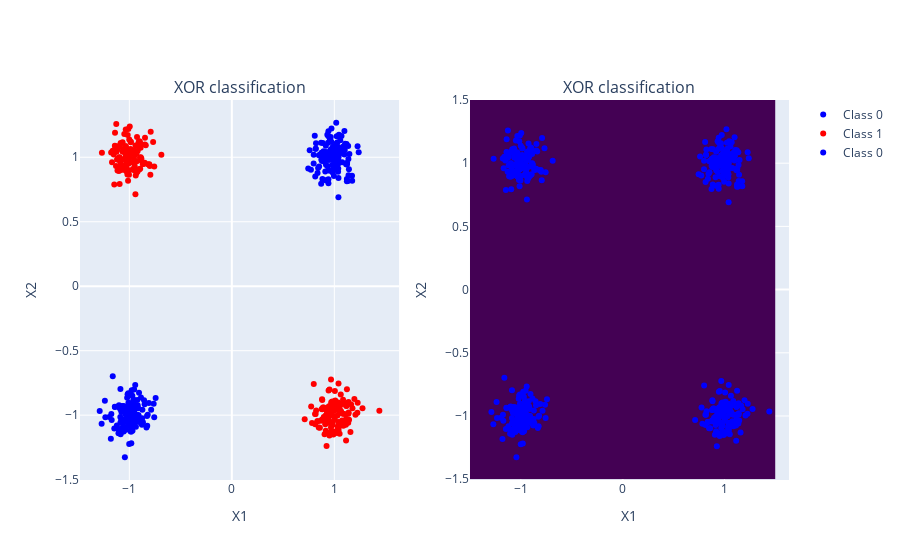

Notebook source saved alongside this figure:
### Markdown cell above
***

<div class="alert alert-success" markdown="1" style="color:white; background-color: #013220; border-color: #03C03C">

> ### Question 1.1 - Implement 2-layer XOR classification with NumPy

> 1. Update the forward propagation and error computation
> 2. Update the back-propagation part to learn the weights of both layers.
> 3. Run the learning and check your network results
  
*For optional questions, please look at the end of this exercise's code boxes for more information*

</div>

***

### Code cell
######################
# YOUR CODE GOES HERE
######################

from tqdm import tqdm
import numpy as np
weights1 = (np.random.randn(n_hidden, n_input))
weights2 = (np.random.randn(n_output, n_hidden))
bias1 = (np.random.randn(n_hidden, 1))
bias2 = (np.random.randn(n_output, 1))

# weights1 = (np.zeros((n_hidden, n_input)))
# weights2 = (np.zeros((n_output, n_hidden)))
# bias1 = (np.zeros((n_hidden, 1)))
# bias2 = (np.zeros((n_output, 1)))

n_epochs = 1000
p_bar = tqdm(range(n_epochs))
for i in p_bar:
    
    z1 = np.dot(weights1, x_inputs.T) + bias1
    a1 = 1 / (1 + np.exp(-z1))
    z2 = np.dot(weights2, a1) + bias2
    a2 = 1 / (1 + np.exp(-z2))

    # Error computation
    error = np.sum((a2 - y_classes) ** 2)
    if error < mse_limit:
        break

    # Backward pass
    delta2 = (a2 - y_classes) * a2 * (1 - a2)
    delta1 = np.dot(weights2.T, delta2) * a1 * (1 - a1)

    # Update weights
    weights2 = weights2 - eta * np.dot(delta2, a1.T)
    bias2 = bias2 - eta * np.sum(delta2, axis = 1, keepdims = True)
    weights1 = weights1 - eta * np.dot(delta1, x_inputs)
    bias1 = bias1 - eta * np.sum(delta1, axis = 1, keepdims = True)
    
    p_bar.set_description(f"Error: {error:.4f}")

y_pred = np.round(a2)[0]

from plotly.subplots import make_subplots
import plotly.graph_objects as go

# Create figure

fig = make_subplots(rows=1, cols=2, subplot_titles=("XOR classification", "XOR classification"))
# Plot the original XOR problem
fig.add_trace(go.Scatter(x=x_inputs[y_classes == 0, 0], y=x_inputs[y_classes == 0, 1], mode='markers', name='Class 0', marker=dict(color='blue')), row=1, col=1)
fig.add_trace(go.Scatter(x=x_inputs[y_classes == 1, 0], y=x_inputs[y_classes == 1, 1], mode='markers', name='Class 1', marker=dict(color='red')), row=1, col=1)
# Plot the XOR classification
fig.add_trace(go.Scatter(x=x_inputs[y_pred == 0, 0], y=x_inputs[y_pred == 0, 1], mode='markers', name='Class 0', marker=dict(color='blue')), row=1, col=2)
fig.add_trace(go.Scatter(x=x_inputs[y_pred == 1, 0], y=x_inputs[y_pred == 1, 1], mode='markers', name='Class 1', marker=dict(color='red')), row=1, col=2)

# Add the decision boundary
x1 = np.linspace(-1.5, 1.5, 100)
x2 = np.linspace(-1.5, 1.5, 100)
X1, X2 = np.meshgrid(x1, x2)
X = np.array([X1.flatten(), X2.flatten()]).T
Z1 = 1 / (1 + np.exp(-(np.dot(weights1, X.T) + bias1)))
Z2 = 1 / (1 + np.exp(-(np.dot(weights2, Z1) + bias2)))
Z = Z2.reshape(100, 100)

fig.add_trace(go.Contour(x=x1, y=x2, z=Z, colorscale='Viridis', showscale=False), row=1, col=2)

# Update xaxis properties
fig.update_xaxes(title_text="X1", row=1, col=1)
fig.update_xaxes(title_text="X1", row=1, col=2)
# Update yaxis properties
fig.update_yaxes(title_text="X2", row=1, col=1)
fig.update_yaxes(title_text="X2", row=1, col=2)
# Update title and size
fig.show()

### Figure 1 — Plotly figure (JSON) as saved in the notebook; plotly's stock layout.template omitted (floating-point values rounded to 4 significant figures; data arrays with more than 128 entries replaced by an {"elided": "..."} marker saying what was removed)
{"data": [{"marker": {"color": "blue"}, "mode": "markers", "name": "Class 0", "type": "scatter", "x": {"elided": "248 float values"}, "xaxis": "x", "y": {"elided": "248 float values"}, "yaxis": "y"}, {"marker": {"color": "red"}, "mode": "markers", "name": "Class 1", "type": "scatter", "x": {"elided": "248 float values"}, "xaxis": "x", "y": {"elided": "248 float values"}, "yaxis": "y"}, {"marker": {"color": "blue"}, "mode": "markers", "name": "Class 0", "type": "scatter", "x": {"elided": "496 float values"}, "xaxis": "x2", "y": {"elided": "496 float values"}, "yaxis": "y2"}, {"marker": {"color": "red"}, "mode": "markers", "name": "Class 1", "type": "scatter", "x": [], "xaxis": "x2", "y": [], "yaxis": "y2"}, {"colorscale": [[0, "#440154"], [0.1111, "#482878"], [0.2222, "#3e4989"], [0.3333, "#31688e"], [0.4444, "#26828e"], [0.5556, "#1f9e89"], [0.6667, "#35b779"], [0.7778, "#6ece58"], [0.8889, "#b5de2b"], [1, "#fde725"]], "showscale": false, "type": "contour", "x": [-1.5, -1.47, -1.439, -1.409, -1.379, -1.348, -1.318, -1.288, -1.258, -1.227, -1.197, -1.167, -1.136, -1.106, -1.076, -1.045, -1.015, -0.9848, -0.9545, -0.9242, -0.8939, -0.8636, -0.8333, -0.803, -0.7727, -0.7424, -0.7121, -0.6818, -0.6515, -0.6212, -0.5909, -0.5606, -0.5303, -0.5, -0.4697, -0.4394, -0.4091, -0.3788, -0.3485, -0.3182, -0.2879, -0.2576, -0.2273, -0.197, -0.1667, -0.1364, -0.1061, -0.07576, -0.04545, -0.01515, 0.01515, 0.04545, 0.07576, 0.1061, 0.1364, 0.1667, 0.197, 0.2273, 0.2576, 0.2879, 0.3182, 0.3485, 0.3788, 0.4091, 0.4394, 0.4697, 0.5, 0.5303, 0.5606, 0.5909, 0.6212, 0.6515, 0.6818, 0.7121, 0.7424, 0.7727, 0.803, 0.8333, 0.8636, 0.8939, 0.9242, 0.9545, 0.9848, 1.015, 1.045, 1.076, 1.106, 1.136, 1.167, 1.197, 1.227, 1.258, 1.288, 1.318, 1.348, 1.379, 1.409, 1.439, 1.47, 1.5], "xaxis": "x2", "y": [-1.5, -1.47, -1.439, -1.409, -1.379, -1.348, -1.318, -1.288, -1.258, -1.227, -1.197, -1.167, -1.136, -1.106, -1.076, -1.045, -1.015, -0.9848, -0.9545, -0.9242, -0.8939, -0.8636, -0.8333, -0.803, -0.7727, -0.7424, -0.7121, -0.6818, -0.6515, -0.6212, -0.5909, -0.5606, -0.5303, -0.5, -0.4697, -0.4394, -0.4091, -0.3788, -0.3485, -0.3182, -0.2879, -0.2576, -0.2273, -0.197, -0.1667, -0.1364, -0.1061, -0.07576, -0.04545, -0.01515, 0.01515, 0.04545, 0.07576, 0.1061, 0.1364, 0.1667, 0.197, 0.2273, 0.2576, 0.2879, 0.3182, 0.3485, 0.3788, 0.4091, 0.4394, 0.4697, 0.5, 0.5303, 0.5606, 0.5909, 0.6212, 0.6515, 0.6818, 0.7121, 0.7424, 0.7727, 0.803, 0.8333, 0.8636, 0.8939, 0.9242, 0.9545, 0.9848, 1.015, 1.045, 1.076, 1.106, 1.136, 1.167, 1.197, 1.227, 1.258, 1.288, 1.318, 1.348, 1.379, 1.409, 1.439, 1.47, 1.5], "yaxis": "y2", "z": {"elided": "100x100 float values"}}], "layout": {"annotations": [{"font": {"size": 16}, "showarrow": false, "text": "XOR classification", "x": 0.225, "xanchor": "center", "xref": "paper", "y": 1, "yanchor": "bottom", "yref": "paper"}, {"font": {"size": 16}, "showarrow": false, "text": "XOR classification", "x": 0.775, "xanchor": "center", "xref": "paper", "y": 1, "yanchor": "bottom", "yref": "paper"}], "xaxis": {"anchor": "y", "domain": [0, 0.45], "title": {"text": "X1"}}, "xaxis2": {"anchor": "y2", "domain": [0.55, 1], "title": {"text": "X1"}}, "yaxis": {"anchor": "x", "domain": [0, 1], "title": {"text": "X2"}}, "yaxis2": {"anchor": "x2", "domain": [0, 1], "title": {"text": "X2"}}}}
